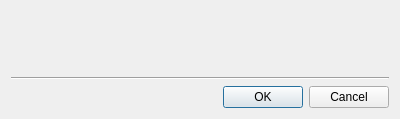
<?xml version="1.0" encoding="UTF-8"?>
<ui version="4.0">
 <class>ChangeUserPasswordDialog</class>
 <widget class="QDialog" name="ChangeUserPasswordDialog">
  <property name="geometry">
   <rect>
    <x>0</x>
    <y>0</y>
    <width>400</width>
    <height>119</height>
   </rect>
  </property>
  <property name="sizePolicy">
   <sizepolicy hsizetype="Preferred" vsizetype="Fixed">
    <horstretch>0</horstretch>
    <verstretch>0</verstretch>
   </sizepolicy>
  </property>
  <property name="minimumSize">
   <size>
    <width>360</width>
    <height>0</height>
   </size>
  </property>
  <property name="windowTitle">
   <string>Change password</string>
  </property>
  <layout class="QVBoxLayout" name="verticalLayout_2">
   <item>
    <widget class="QWidget" name="widget" native="true">
     <layout class="QVBoxLayout" name="verticalLayout_3">
      <item>
       <widget class="QnInputField" name="currentPasswordInputField" native="true">
        <property name="focusPolicy">
         <enum>Qt::StrongFocus</enum>
        </property>
       </widget>
      </item>
      <item>
       <layout class="QVBoxLayout" name="verticalLayout">
        <property name="topMargin">
         <number>8</number>
        </property>
        <item>
         <widget class="QnInputField" name="newPasswordInputField" native="true">
          <property name="focusPolicy">
           <enum>Qt::StrongFocus</enum>
          </property>
         </widget>
        </item>
        <item>
         <widget class="QnInputField" name="confirmPasswordInputField" native="true">
          <property name="focusPolicy">
           <enum>Qt::StrongFocus</enum>
          </property>
         </widget>
        </item>
       </layout>
      </item>
     </layout>
    </widget>
   </item>
   <item>
    <widget class="Line" name="line">
     <property name="orientation">
      <enum>Qt::Horizontal</enum>
     </property>
    </widget>
   </item>
   <item>
    <widget class="QDialogButtonBox" name="buttonBox">
     <property name="orientation">
      <enum>Qt::Horizontal</enum>
     </property>
     <property name="standardButtons">
      <set>QDialogButtonBox::Cancel|QDialogButtonBox::Ok</set>
     </property>
    </widget>
   </item>
  </layout>
 </widget>
 <customwidgets>
  <customwidget>
   <class>QnInputField</class>
   <extends>QWidget</extends>
   <header location="global">ui/widgets/common/input_field.h</header>
   <container>1</container>
  </customwidget>
 </customwidgets>
 <resources/>
 <connections/>
</ui>
